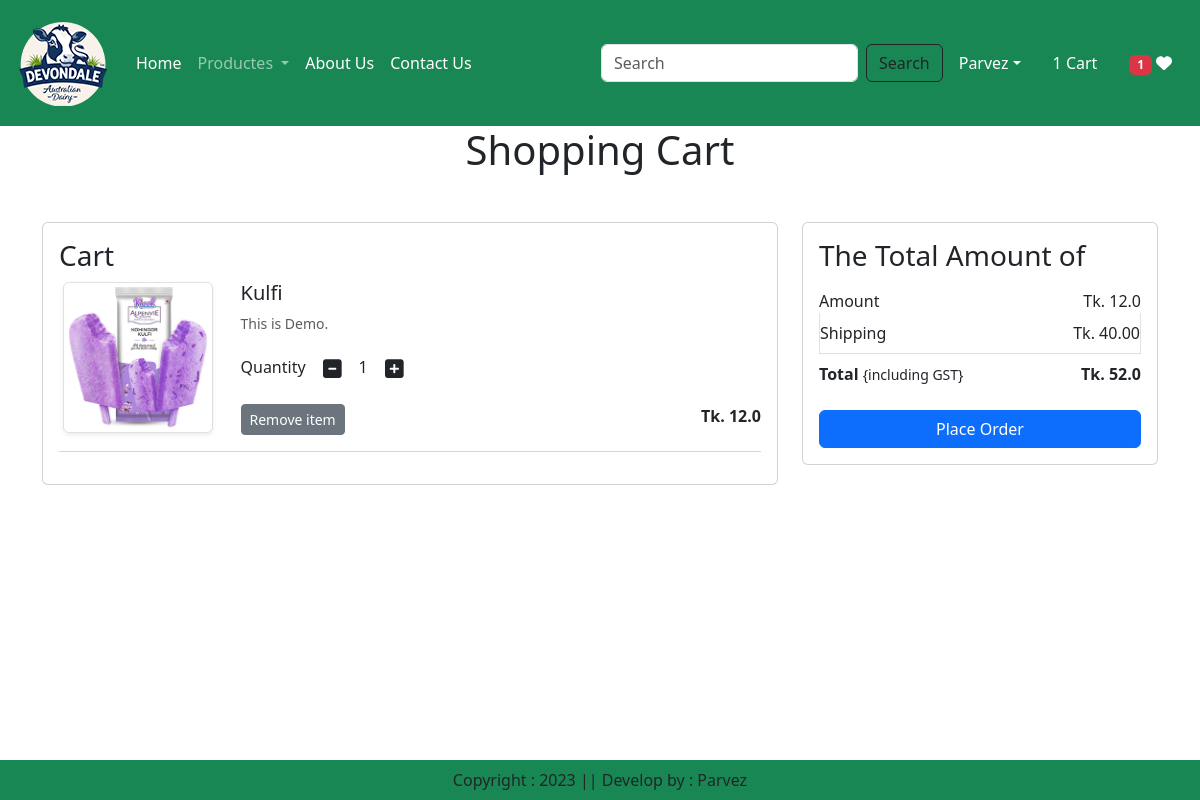
The app's page /cart/ (signed in) with its own data.
### app/models.py (models this page shows, shortened)
class Cart(models.Model):
    user = models.ForeignKey(User, on_delete=models.CASCADE)
    product = models.ForeignKey(Product, on_delete=models.CASCADE)
    quantity = models.PositiveIntegerField(default=1)

class Product(models.Model):
    title = models.CharField(max_length=100)
    selling_price = models.FloatField()
    discounted_price = models.FloatField()
    description = models.TextField()
    composition = models.TextField(default='')
    prodapp = models.TextField(default='')
    category = models.CharField(choices=CATEGORY_CHOICES, max_length=2)
    product_image = models.ImageField(upload_to='product')

### app/views.py (the view)
# urls.py: path('cart/', views.show_cart, name='showcart'),
@login_required
def show_cart(request, *args, **kwargs):
    user = request.user
    cart = Cart.objects.filter(user=user)
    amount = 0
    for p in cart:
        value = p.quantity * p.product.discounted_price
        amount = amount + value
    totalamount = amount + 40
    totalitem = 0
    wishitem=0
    if request.user.is_authenticated:
        totalitem = len(Cart.objects.filter(user=request.user))
        wishitem = len(Wishlist.objects.filter(user=request.user))
    return render(request, 'app/addtocart.html', locals())

### app/templates/app/addtocart.html (shortened to what this page needs)
{% extends 'app/base.html' %}
{% load static %}
{% block main-content %}
<div class="container">
    <div class="row">
        {% if cart %}
            <h1 class="text-center mb-5">Shopping Cart</h1>
            <div class="col-sm-8">
                <div class="card">
                    <div class="card-body">
                        <h3>Cart</h3>
                        {% for item in cart %}
                            <div class="row">
                                <div class="col-sm-3 text-center align-self-center"><img src="{{item.product.product_image.url}}" alt="" srcset="" class="img-fluid img-thumbnail shadow-sm" height="150" width="150"> </div>
                                <div class="col-sm-9">
                                    <div>
                                        <h5>{{item.product.title}}</h5>
                                        <p class="mb-2 text-muted small">{{item.product.description}}</p>
                                        <div class="my-3">
                                            <label for="quantity">Quantity</label>
                                            <a class="minus-cart btn" pid={{item.product.id}}><i class="fas fa-minus-square fa-lg"></i></a>
                                                <span id="quantity">{{item.quantity}}</span>
                                            <a class="plus-cart btn" pid={{item.product.id}}><i class="fas fa-plus-square fa-lg"></i></a>
                                        </div>
                                        <div class="d-flex justify-content-between">
                                            <a href="#" class="remove-cart btn btn-sm btn-secondary mr-3" pid={{item.id}}>Remove item</a>
                                            <p class="mb-0"><span><strong>Tk. {{item.product.discounted_price}}</strong></span></p>
                                        </div>
                                    </div>
                                </div>
                            </div>
                        <hr class="text-muted">
                        {% endfor %}
                    </div>
                </div>
            </div>
            <div class="col-sm-4">
                <div class="card">
                    <div class="card-body">
                        <h3>The Total Amount of</h3>
                        <ul class="list-group">
                            <li class="list-group-item d-flex justify-content-between align-items-center border-0 px-0 pb-0">Amount<span id="amount">Tk. {{amount}}</span></li>
                            <li class="list-group-item d-flex justify-content-between align-items-center px-0">Shipping<span>Tk. 40.00</span></li>
                            <li class="list-group-item d-flex justify-content-between align-items-center border-0 px-0 mb-3">
                                <div>
                                    <strong>Total</strong> <small>{including GST}</small>
                                </div>
                                <span id="totalamount"><strong>Tk. {{totalamount}}</strong></span>
                            </li>
                        </ul>
                        <div class="d-grid"><a href="{% url 'checkout' %}" class="btn btn-primary">Place Order</a></div>
                    </div>
                </div>
            </div>
            {% else %}
                <h1 class="text-center mb-5">Cart is Empty</h1>
        {% endif %}
    </div>
</div>
{% endblock main-content %}

### records on screen
Cart: product.product_image (picture), product "Kulfi", product.description "This is Demo.", quantity "1", product.discounted_price "12.0"

### other values on screen
{{ totalitem }} "1"
{{ wishitem }} "1"
{{ amount }} "12.0"
{{ totalamount }} "52.0"
